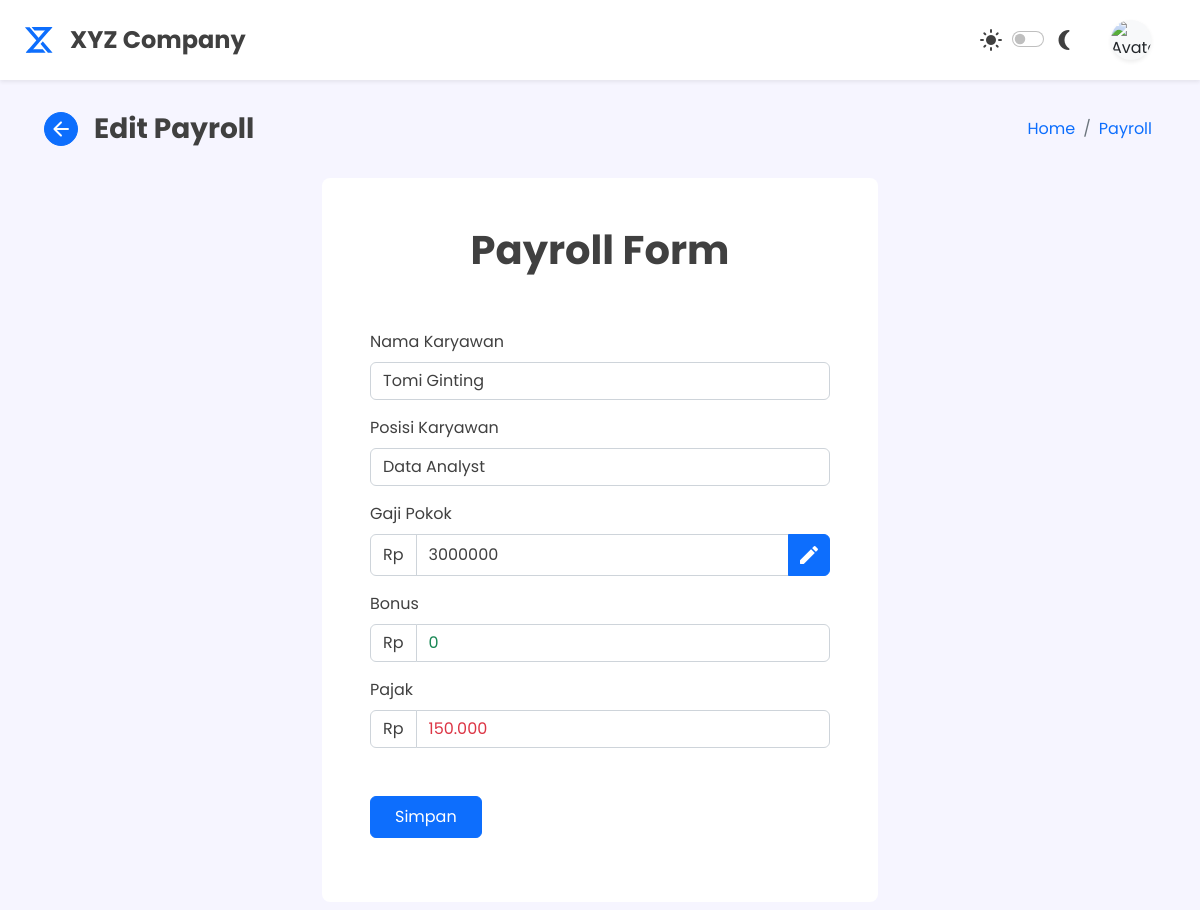
/sources/admin/admin-payroll-edit.php?kode=FSR366 (signed in), run on the app's committed database.
### tables this page shows
CREATE TABLE `karyawan_tetap` (
  `id` int(20) NOT NULL,
  `kode_karyawan` varchar(7) NOT NULL,
  `nama` varchar(50) NOT NULL,
  `nip` varchar(20) NOT NULL,
  `tanggal` date NOT NULL,
  `tempat` varchar(20) NOT NULL,
  `alamat` varchar(150) NOT NULL,
  `foto` varchar(100) NOT NULL,
  `posisi` varchar(20) NOT NULL,
  `jenis_kelamin` varchar(10) NOT NULL,
  `gaji` bigint(30) NOT NULL
);

CREATE TABLE `daftar_gaji` (
  `id` int(11) NOT NULL,
  `kode_karyawan` varchar(10) NOT NULL,
  `nama` varchar(50) NOT NULL,
  `invoice` varchar(12) NOT NULL,
  `bulan` varchar(20) NOT NULL,
  `date_lengkap` varchar(20) NOT NULL,
  `gaji_pokok` bigint(50) NOT NULL,
  `bonus` bigint(50) NOT NULL,
  `pajak` bigint(50) NOT NULL,
  `gaji_bersih` bigint(50) NOT NULL
);

### php/functions.php (called while the page is built)
<?php
function koneksi (){
    return mysqli_connect("localhost", "root", "", "perusahaan");
}
function query ($query){
    $koneksi = koneksi();
    $data = mysqli_query($koneksi, $query);
    if(mysqli_num_rows($data) > 1){
        $rows = [];
        while($row = mysqli_fetch_assoc($data)){
            $rows[] = $row;
        }
        return $rows;
    }else {
        $rows = mysqli_fetch_assoc($data);
        return $rows;
    }
}
?>

### sources/admin/admin-payroll-edit.php (the view, shortened to what this page needs)
<!DOCTYPE html>
<html lang="en">
<?php
include '../../php/functions.php';
$kode = $_SESSION['kode'];
$akun = query("SELECT * FROM karyawan_tetap WHERE kode_karyawan = '$kode'")
?>
<head>
    <link href="https://cdn.jsdelivr.net/npm/bootstrap@5.2.2/dist/css/bootstrap.min.css" rel="stylesheet" />
    <link rel="stylesheet" href="../../assets/style/main.css">
</head>
<body class="d-none">
    <div class="content col d-flex flex-column gap-3 mb-2">
        <nav id="topbar" class="navbar d-flex px-1 px-lg-3 shadow-sm">
            <div class="d-flex p-2">
                <div class="d-flex align-items-center gap-3">
                    <div class="d-flex">
                        <img src="../../assets/img/xyz_logo.svg" height="30px" width="30px" alt="">
                    </div>
                    <span id="brand-text" class="fs-4 fw-bold d-none d-sm-flex text">XYZ Company</span>
                </div>
            </div>
            <div class="d-flex align-items-center gap-2 gap-lg-3">
                <div class="dark-mode d-flex align-items-center">
                    <label class="btn text material-icons-round p-1" for="dark-mode">&#xe518</label>
                    <div class="d-flex form-check form-switch justify-content-center" for="dark-mode">
                        <input class="form-check-input" type="checkbox" role="switch" title="toggle-dark" id="dark-mode">
                    </div>
                    <label class="btn text material-icons-round p-1" for="dark-mode">&#xef5e</label>
                </div>
                <div class="dropdown d-flex">
                    <button class="btn d-flex align-items-center gap-3" type="button" data-bs-toggle="dropdown" aria-expanded="false">
                        <img id="profile-img" src="../user-img/<?= $akun['foto'] ?>" class="rounded-circle bg-light shadow-sm col-2" alt="Avatar" />
                    </button>
                </div>
            </div>
        </nav>
        <div class="d-flex flex-column px-2 gap-3">
            <div class="d-flex my-2 mx-0 mx-lg-4 px-1 gap-1">
                <div class="p-2 d-flex align-items-center">
                    <div class="">
                        <a type="button" href="admin-payroll.php" class="d-flex rounded-circle p-1 btn btn-primary align-items-center justify-content-center">
                            <i class="material-icons-round">&#xe5c4</i>
                        </a>
                    </div>
                </div>
                <div class="d-flex flex-column flex-lg-row col align-items-lg-center justify-content-between p-1">
                    <span class="fs-3 fw-bold">Edit Payroll</span>
                    <ol class="breadcrumb my-0 p-lg-2">
                        <li class="breadcrumb-item"><a class="text-decoration-none" href="admin-dashboard.php">Home</a>
                        </li>
                        <li class="breadcrumb-item"><a class="text-decoration-none" href="admin-payroll.php">Payroll</a>
                        </li>
                    </ol>
                </div>
            </div>
            <div class="d-flex row mx-1 mx-lg-4 gap-4">
                <div>
                    <?php
                    $kodeURL = $_GET['kode'];
                    $query = query("SELECT * FROM karyawan_tetap WHERE kode_karyawan = '$kodeURL'");
                    $query2 = query("SELECT * FROM daftar_gaji WHERE kode_karyawan = '$kodeURL'");
                    ?>
                    <form action="" method="post" class="form container rounded-3 d-flex flex-column col col-sm-8 col-md-7 col-lg-6 col-xxl-5 p-5 gap-5 text-center" enctype="multipart/form-data">
                        <h2 class="fw-bold fs-1">Payroll Form</h2>
                        <div class="d-flex flex-column gap-3">
                            <div>
                                <label class="form-label d-flex">Nama Karyawan</label>
                                <input class="form-control text text-field" type="text" aria-label="readonly input example" value="<?= $query['nama'] ?>" readonly>
                            </div>
                            <div>
                                <label class="form-label d-flex">Posisi Karyawan</label>
                                <input class="form-control text text-field" type="text" aria-label="readonly input example" value="<?= $query['posisi'] ?>" readonly>
                            </div>
                            <div class="d-flex flex-column">
                                <label class="form-label d-flex">Gaji Pokok</label>
                                <div class="input-group">
                                    <span class="input-group-text text text-field">Rp</span>
                                    <?php
                                    $gaji = $query2['gaji_pokok'] * 1000;
                                    ?>
                                    <input type="text" name="gaji" class="salary form-control text text-field" aria-label="Salary" value=<?= $gaji ?> readonly>
                                    <button type="button" id="edit-salary" class="btn btn-primary d-flex align-items-center p-md-2 p-1" title="edit">
                                        <i class="material-icons-round">&#xe3c9</i>
                                    </button>
                                </div>
                            </div>
                            <div class="d-flex flex-column">
                                <label class="form-label d-flex">Bonus</label>
                                <div class="input-group">
                                    <span class="input-group-text text text-field">Rp</span>
                                    <?php $bonus = $query2['bonus'] * 1000; ?>
                                    <input type="text" name="bonus" class="salary form-control text-success text-field" aria-label="Bonus" value=<?= $bonus ?>>
                                </div>
                            </div>
                            <div class="d-flex flex-column">
                                <label class="form-label d-flex">Pajak</label>
                                <div class="input-group">
                                    <span class="input-group-text text text-field">Rp</span>
                                    <?php
                                    $pajak = $query2['pajak'] * 1000;
                                    ?>
                                    <input type="text" name="pajak" class="form-control text-danger text-field" aria-label="Tax" value="<?= number_format($pajak, 0, ".", "."); ?>" readonly>
                                </div>
                            </div>
                        </div>
                        <div class="d-flex">
                            <input type="submit" value="Simpan" name="updateGaji" class="btn btn-primary px-4 py-2 mb-3">
                        </div>
                    </form>
                </div>
            </div>
        </div>
    </div>
</body>
</html>

### assets/style/main.css (style rules this page uses)
:root { --body-color: #f6f5ff; --primary-color: #0d6efd; --secondary-color: #fff; --text-color: #404040; --background-color: #f0efff; --tran-all: all 0.5s ease; }
body { font-family: "Poppins", sans-serif; min-height: 100vh; background-color: var(--body-color); transition: var(--tran-all); }
.sidebar li a, #brand-text, #topbar, .content { color: var(--text-color); }
#brand-text, .text-sidebar, .toggle-dropdown { display: none; }
#brand-text, .text-sidebar { white-space: nowrap; animation: fadeIn 1s; }
#topbar { min-height: 80px; background-color: var(--secondary-color); transition: var(--tran-all); }
#profile-img, #profile-img-container { object-fit: cover; }
#profile-img { width: 40px; height: 40px; }
.card, .container, .flex-container, .text-field { background: var(--secondary-color); transition: var(--tran-all); }
.text { color: var(--text-color); }

### data on the page
karyawan_tetap: nama "Tomi Ginting", posisi "Data Analyst"
daftar_gaji: gaji "3000000", bonus "0", pajak "150.000"
